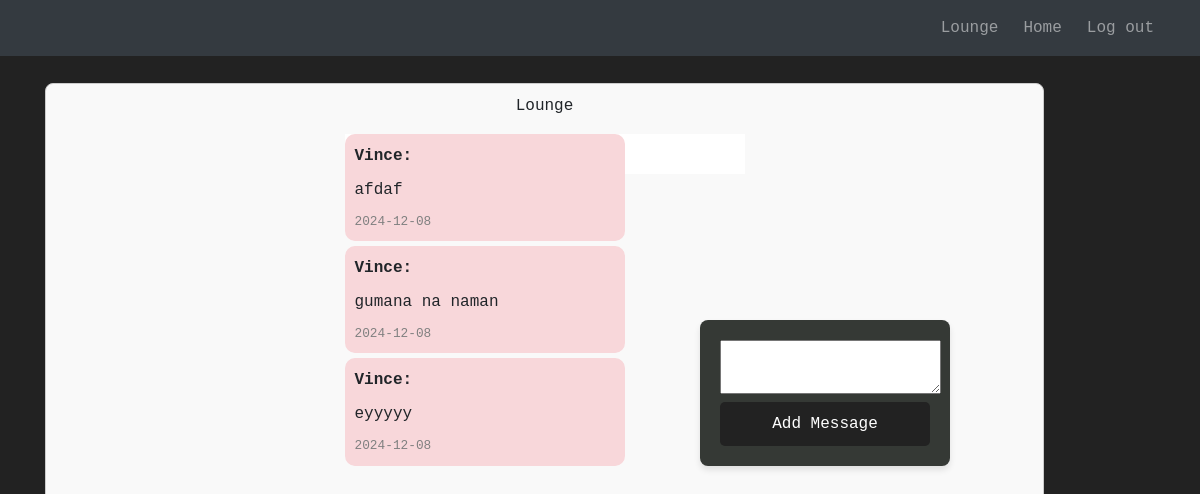
The page /lounge (signed in) on the database its author committed.
### website/models.py (models this page shows)
class Chat(db.Model):
    id = db.Column(db.Integer, primary_key=True)
    chat = db.Column(db.String(10000))
    date = db.Column(db.DateTime(timezone=True), default=func.now())
    user_id = db.Column(db.Integer, db.ForeignKey('user.id'))
    user = db.relationship('User', backref='chat_messages')

class User(db.Model, UserMixin):
    id = db.Column(db.Integer, primary_key=True)
    email = db.Column(db.String(150), unique=True)
    password = db.Column(db.String(150))
    first_name = db.Column(db.String(150))
    notes = db.relationship('Note')
    chats = db.relationship('Chat')

### website/views.py (the view, shortened to what this page needs)
@views.route('/lounge', methods=['GET', 'POST'])
@login_required
def lounge():
    all_chats = Chat.query.order_by(Chat.date.desc()).all()
    return render_template("lounge.html", user=current_user, chats=all_chats)

### website/__init__.py (called while the page is built)
def create_app():
    app = Flask(__name__)
    app.config['SECRET_KEY'] = 'DSA Group 4'
    app.config['SQLALCHEMY_DATABASE_URI'] = f'sqlite:///{DB_NAME}'
    db.init_app(app)
    from .views import views
    from .auth import auth
    app.register_blueprint(views, url_prefix='/')
    app.register_blueprint(auth, url_prefix='/')
    from .models import User, Note
    with app.app_context():
        db.create_all()
    login_manager = LoginManager()
    login_manager.login_view = 'auth.login'
    login_manager.init_app(app)
    @login_manager.user_loader
    def load_user(id):
        return User.query.get(int(id))
    return app

### website/templates/lounge.html (shortened to what this page needs)
{% extends "base.html" %}
{% block content %}
<div align="center" class="input-block">
  <p class="lounge">Lounge</p>
  <ul class="data-list" id="notes">
    {% for chat in chats %}
    <li
      class="data-item {% if chat.user.id == current_user.id %}user-chat{% else %}other-chat{% endif %}">
      <span class="chat-user">
        {% if chat.user.id != current_user.id %}
          {{ chat.user.first_name }}:
        {% endif %}
      </span>
      <span class="chat-message">
        {{ chat.chat }}
      </span>
      <span class="chat-date">
        {{ chat.date.strftime('%Y-%m-%d') }}
      </span>
    </li>
    {% else %}
    <p>No chats available.</p>
    {% endfor %}
  </ul>
</div>
<div class="button-block">
  <form method="POST">
    <textarea name="chat" id="chat" class="chat-area" required></textarea>
    <br />
    <div align="center">
      <button type="submit" class="btn btn-primary">Add Message</button>
    </div>
  </form>
</div>
{% endblock %}

### website/static/sign_up.css (style rules this page uses)
body { font-family: monospace, monospace; background-color: #222222; margin: 0; padding: 0; display: flex; justify-content: center; align-items: center; height: 100vh; }
form { background-color: #353935; padding: 20px; border-radius: 8px; box-shadow: 0 4px 6px rgba(0, 0, 0, 0.1); width: 100%; max-width: 400px; margin: auto; }
button[type="submit"] { width: 100%; padding: 10px; background-color: #222222; color: #ffffff; border: none; border-radius: 5px; font-size: 16px; cursor: pointer; transition: background-color 0.3s; }
body { padding-top: 56px; }

### website/static/home.css (style rules this page uses)
.data-list { background-color: white; width:400px; height:40px; }
.button-block { position: fixed; top: 320px; right: 250px; width: 250px; height:140px; }
.data-list { list-style: none; }

### website/static/lounge.css (style rules this page uses)
.input-block { margin-top: 60px; width: 90%; height: 750px; overflow-y: auto; border: 1px solid #ccc; padding: 10px; background-color: #f9f9f9; border-radius: 8px; }
.data-list { list-style-type: none; padding: 0; margin: 0; }
.data-item { display: flex; flex-direction: column; margin: 5px 0; padding: 10px; border-radius: 10px; max-width: 70%; width: fit-content; word-wrap: break-word; }
.other-chat { margin-right: auto; background-color: #f8d7da; text-align: left; width: 100%; }
.chat-user { font-weight: bold; margin-bottom: 5px; }
.chat-message { display: block; word-wrap: break-word; padding: 5px 0; }
.chat-date { display: block; font-size: 0.8em; color: gray; margin-top: 5px; }

### rows shown on the page
Chat: user.first_name "Vince", chat "afdaf", date "2024-12-08"
Chat: user.first_name "Vince", chat "gumana na naman", date "2024-12-08"
Chat: user.first_name "Vince", chat "eyyyyy", date "2024-12-08"
